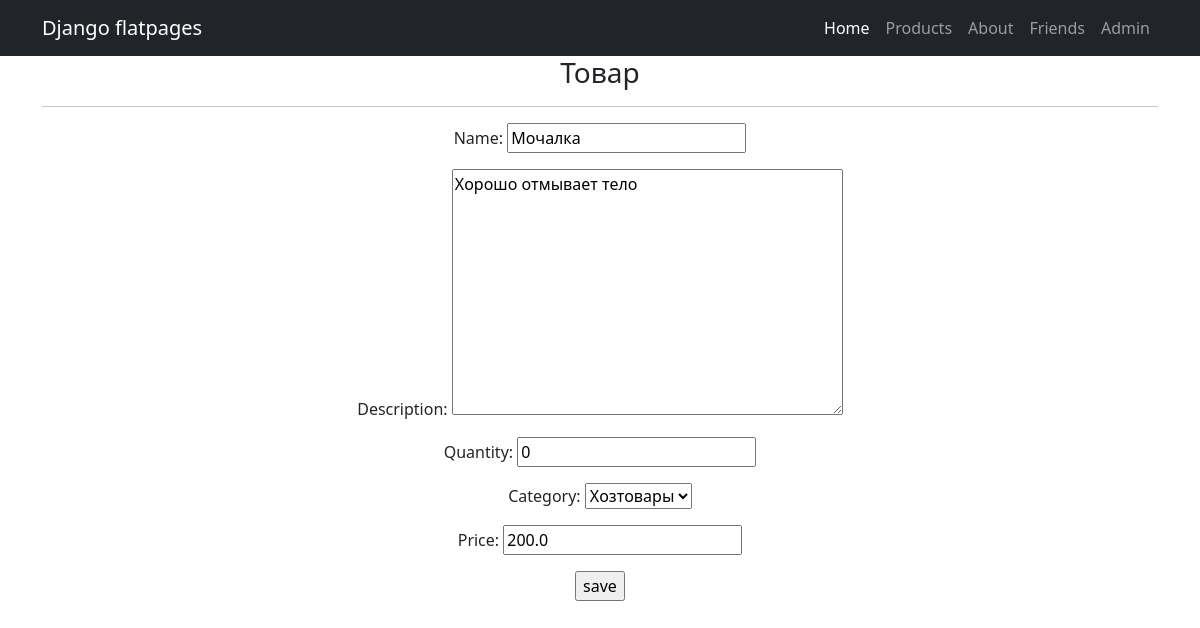
/products/2/update/, run on the app's committed database.
### simpleapp/models.py (models this page shows, shortened)
class Product(models.Model):
    name = models.CharField(max_length=50, unique=True)
    description = models.TextField()
    quantity = models.IntegerField(validators=[MinValueValidator(0)],)
    category = models.ForeignKey(to='Category', on_delete=models.CASCADE, related_name='products')
    price = models.FloatField(validators=[MinValueValidator(0.0)],)

class Category(models.Model):
    name = models.CharField(max_length=100, unique=True) # Категория, к которой будет привязываться товар
    def __str__(self):
        return f'{self.name}'

### simpleapp/views.py (the view)
# urls.py: path('<int:pk>/update/', ProductUpdate.as_view(), name='product_update'),
class ProductUpdate(UpdateView):
    form_class = ProductForm
    model = Product
    template_name = 'product_edit.html'

### simpleapp/forms.py (shortened to what this page needs)
class ProductForm(forms.ModelForm):
    class Meta:
        model = Product
        fields = ['name', 'description', 'quantity', 'category', 'price']

### templates/product_edit.html (shortened to what this page needs)
{% extends "flatpages/base.html" %}
{% block content %}
<h3>Товар</h3>
<hr>
<form action="" method="post">
  {{ form.as_p }}
  <input type="submit" value="save" />
</form>
{% endblock content %}

### data on the page
Product: name "Мочалка", description "Хорошо отмывает тело", quantity "0", category "Хозтовары", price "200.0"
